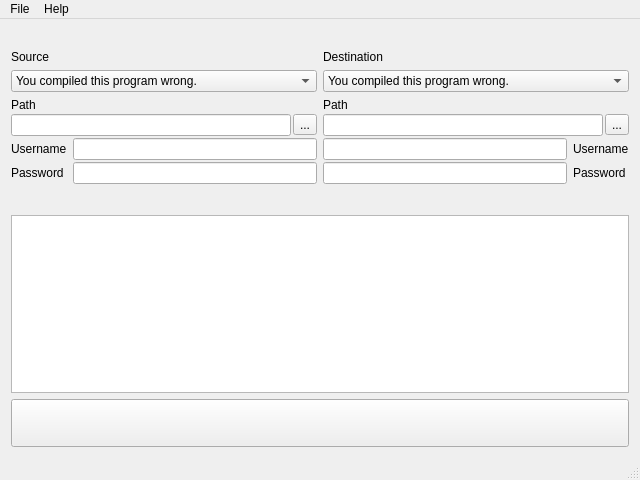
<?xml version="1.0" encoding="UTF-8"?>
<ui version="4.0">
 <class>Log2Log</class>
 <widget class="QMainWindow" name="Log2Log">
  <property name="geometry">
   <rect>
    <x>0</x>
    <y>0</y>
    <width>640</width>
    <height>480</height>
   </rect>
  </property>
  <property name="windowTitle">
   <string>Log2Log Chat Log Converter</string>
  </property>
  <property name="windowIcon">
   <iconset resource="log2log.qrc">
    <normaloff>:/images/etc/favicon.ico</normaloff>:/images/etc/favicon.ico</iconset>
  </property>
  <widget class="QWidget" name="centralWidget">
   <property name="sizePolicy">
    <sizepolicy hsizetype="Expanding" vsizetype="Expanding">
     <horstretch>0</horstretch>
     <verstretch>0</verstretch>
    </sizepolicy>
   </property>
   <layout class="QGridLayout" name="gridLayout_3">
    <item row="0" column="0">
     <layout class="QGridLayout" name="gridLayout">
      <property name="sizeConstraint">
       <enum>QLayout::SetNoConstraint</enum>
      </property>
      <item row="0" column="0">
       <widget class="QLabel" name="logoLabel">
        <property name="maximumSize">
         <size>
          <width>16777215</width>
          <height>80</height>
         </size>
        </property>
        <property name="text">
         <string/>
        </property>
        <property name="pixmap">
         <pixmap resource="log2log.qrc">:/images/etc/Log2Log.png</pixmap>
        </property>
        <property name="alignment">
         <set>Qt::AlignCenter</set>
        </property>
       </widget>
      </item>
      <item row="1" column="0">
       <layout class="QGridLayout" name="configLayout">
        <item row="1" column="1">
         <widget class="QComboBox" name="dstProtoBox">
          <property name="iconSize">
           <size>
            <width>20</width>
            <height>20</height>
           </size>
          </property>
          <item>
           <property name="text">
            <string>You compiled this program wrong.</string>
           </property>
          </item>
         </widget>
        </item>
        <item row="0" column="0">
         <widget class="QLabel" name="srcLabel">
          <property name="sizePolicy">
           <sizepolicy hsizetype="Preferred" vsizetype="Fixed">
            <horstretch>0</horstretch>
            <verstretch>0</verstretch>
           </sizepolicy>
          </property>
          <property name="text">
           <string>Source</string>
          </property>
         </widget>
        </item>
        <item row="1" column="0">
         <widget class="QComboBox" name="srcProtoBox">
          <property name="iconSize">
           <size>
            <width>20</width>
            <height>20</height>
           </size>
          </property>
          <item>
           <property name="text">
            <string>You compiled this program wrong.</string>
           </property>
          </item>
         </widget>
        </item>
        <item row="0" column="1">
         <widget class="QLabel" name="dstLabel">
          <property name="layoutDirection">
           <enum>Qt::RightToLeft</enum>
          </property>
          <property name="text">
           <string>Destination</string>
          </property>
         </widget>
        </item>
        <item row="2" column="1">
         <layout class="QVBoxLayout" name="dstCollectLayout">
          <property name="spacing">
           <number>2</number>
          </property>
          <item>
           <layout class="QVBoxLayout" name="dstPathLayout">
            <property name="spacing">
             <number>2</number>
            </property>
            <item>
             <widget class="QLabel" name="dstPathLabel">
              <property name="layoutDirection">
               <enum>Qt::RightToLeft</enum>
              </property>
              <property name="text">
               <string>Path</string>
              </property>
             </widget>
            </item>
            <item>
             <layout class="QHBoxLayout" name="horizontalLayout_5">
              <property name="spacing">
               <number>2</number>
              </property>
              <item>
               <widget class="QLineEdit" name="dstPathEdit"/>
              </item>
              <item>
               <widget class="QToolButton" name="dstPathButton">
                <property name="text">
                 <string>...</string>
                </property>
               </widget>
              </item>
             </layout>
            </item>
           </layout>
          </item>
          <item>
           <layout class="QGridLayout" name="dstAuthLayout">
            <property name="verticalSpacing">
             <number>2</number>
            </property>
            <item row="0" column="0">
             <widget class="QLineEdit" name="dstUserEdit"/>
            </item>
            <item row="1" column="0">
             <widget class="QLineEdit" name="dstPassEdit"/>
            </item>
            <item row="0" column="1">
             <widget class="QLabel" name="dstUserLabel">
              <property name="text">
               <string>Username</string>
              </property>
             </widget>
            </item>
            <item row="1" column="1">
             <widget class="QLabel" name="dstPassLabel">
              <property name="text">
               <string>Password</string>
              </property>
             </widget>
            </item>
           </layout>
          </item>
          <item>
           <spacer name="verticalSpacer_2">
            <property name="orientation">
             <enum>Qt::Vertical</enum>
            </property>
            <property name="sizeHint" stdset="0">
             <size>
              <width>20</width>
              <height>40</height>
             </size>
            </property>
           </spacer>
          </item>
         </layout>
        </item>
        <item row="2" column="0">
         <layout class="QVBoxLayout" name="srcCollectLayout">
          <property name="spacing">
           <number>2</number>
          </property>
          <item>
           <layout class="QVBoxLayout" name="srcPathLayout">
            <property name="spacing">
             <number>2</number>
            </property>
            <item>
             <widget class="QLabel" name="srcPathLabel">
              <property name="text">
               <string>Path</string>
              </property>
             </widget>
            </item>
            <item>
             <layout class="QHBoxLayout" name="horizontalLayout_4">
              <property name="spacing">
               <number>2</number>
              </property>
              <item>
               <widget class="QLineEdit" name="srcPathEdit"/>
              </item>
              <item>
               <widget class="QToolButton" name="srcPathButton">
                <property name="text">
                 <string>...</string>
                </property>
               </widget>
              </item>
             </layout>
            </item>
           </layout>
          </item>
          <item>
           <layout class="QGridLayout" name="srcAuthLayout">
            <property name="verticalSpacing">
             <number>2</number>
            </property>
            <item row="0" column="0">
             <widget class="QLabel" name="srcUserLabel">
              <property name="text">
               <string>Username</string>
              </property>
             </widget>
            </item>
            <item row="1" column="0">
             <widget class="QLabel" name="srcPassLabel">
              <property name="text">
               <string>Password</string>
              </property>
             </widget>
            </item>
            <item row="0" column="1">
             <widget class="QLineEdit" name="srcUserEdit"/>
            </item>
            <item row="1" column="1">
             <widget class="QLineEdit" name="srcPassEdit"/>
            </item>
           </layout>
          </item>
          <item>
           <spacer name="verticalSpacer">
            <property name="orientation">
             <enum>Qt::Vertical</enum>
            </property>
            <property name="sizeHint" stdset="0">
             <size>
              <width>20</width>
              <height>40</height>
             </size>
            </property>
           </spacer>
          </item>
         </layout>
        </item>
       </layout>
      </item>
      <item row="2" column="0">
       <widget class="QTextBrowser" name="whatsWrong">
        <property name="styleSheet">
         <string notr="true">/*background: transparent;
border: none;*/</string>
        </property>
       </widget>
      </item>
      <item row="3" column="0">
       <widget class="QPushButton" name="convertButton">
        <property name="minimumSize">
         <size>
          <width>0</width>
          <height>48</height>
         </size>
        </property>
        <property name="text">
         <string/>
        </property>
        <property name="icon">
         <iconset>
          <normalon>:/images/etc/Arrow.png</normalon>
         </iconset>
        </property>
        <property name="iconSize">
         <size>
          <width>80</width>
          <height>36</height>
         </size>
        </property>
        <property name="autoDefault">
         <bool>true</bool>
        </property>
       </widget>
      </item>
     </layout>
    </item>
   </layout>
  </widget>
  <widget class="QMenuBar" name="menuBar">
   <property name="geometry">
    <rect>
     <x>0</x>
     <y>0</y>
     <width>640</width>
     <height>25</height>
    </rect>
   </property>
   <widget class="QMenu" name="menuHelp">
    <property name="title">
     <string>Help</string>
    </property>
    <addaction name="actionUpdates"/>
    <addaction name="separator"/>
    <addaction name="actionAbout"/>
   </widget>
   <widget class="QMenu" name="menuFile">
    <property name="title">
     <string>File</string>
    </property>
    <addaction name="actionExit"/>
   </widget>
   <addaction name="menuFile"/>
   <addaction name="menuHelp"/>
  </widget>
  <widget class="QStatusBar" name="statusBar"/>
  <action name="actionUpdates">
   <property name="text">
    <string>Check for Updates...</string>
   </property>
  </action>
  <action name="actionAbout">
   <property name="text">
    <string>About Log2Log</string>
   </property>
  </action>
  <action name="actionExit">
   <property name="text">
    <string>Exit</string>
   </property>
  </action>
 </widget>
 <layoutdefault spacing="6" margin="11"/>
 <resources>
  <include location="log2log.qrc"/>
 </resources>
 <connections/>
</ui>
